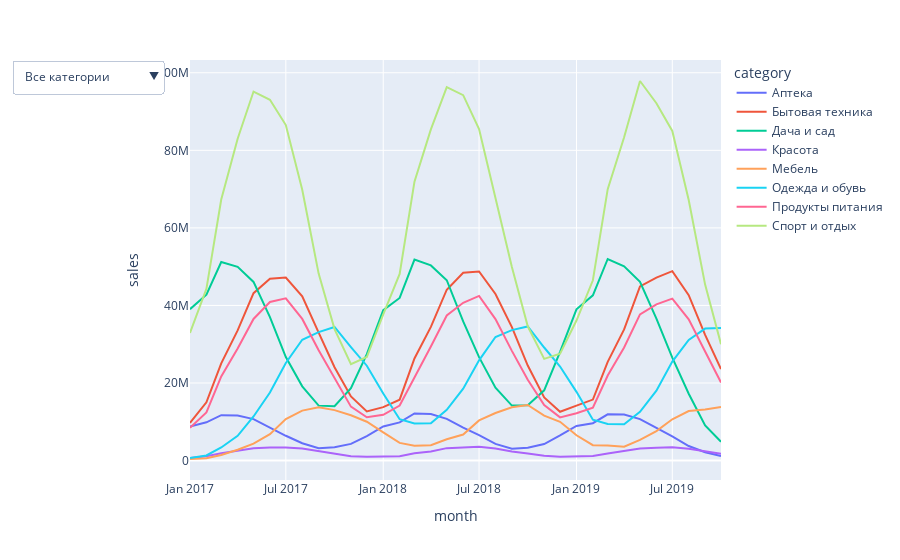

Write notebook code for a chart like this one.
### Code cell
fig = px.line(sales_category, x='month', y='sales', color='category')

fig.update_layout(
    updatemenus=[
        {
            "buttons": [{ "label": 'Все категории', "method": "restyle", "args": [{"visible": [True for _ in fig.data]}], }] +
            [
                {
                    "label": t.name,
                    "method": "restyle",
                    "args": [{"visible": [t2.name == t.name for t2 in fig.data]}],
                }
                for t in fig.data
            ]
        }
    ]
)

fig.show()

### Figure 1 — Plotly figure (JSON) as saved in the notebook; plotly's stock layout.template omitted (floating-point values rounded to 4 significant figures)
{"data": [{"hovertemplate": "category=Аптека<br>month=%{x}<br>sales=%{y}<extra></extra>", "legendgroup": "Аптека", "line": {"color": "#636efa", "dash": "solid"}, "marker": {"symbol": "circle"}, "mode": "lines", "name": "Аптека", "orientation": "v", "showlegend": true, "type": "scatter", "x": ["2017-01", "2017-02", "2017-03", "2017-04", "2017-05", "2017-06", "2017-07", "2017-08", "2017-09", "2017-10", "2017-11", "2017-12", "2018-01", "2018-02", "2018-03", "2018-04", "2018-05", "2018-06", "2018-07", "2018-08", "2018-09", "2018-10", "2018-11", "2018-12", "2019-01", "2019-02", "2019-03", "2019-04", "2019-05", "2019-06", "2019-07", "2019-08", "2019-09", "2019-10"], "xaxis": "x", "y": [8782967, 9869864, 11700650, 11627495, 10690326, 8426440, 6386744, 4470189, 3186419, 3430709, 4290027, 6309404, 8792255, 9836997, 12145873, 12021831, 10749731, 8488256, 6543714, 4282993, 3073434, 3290424, 4245470, 6471504, 8935502, 9629921, 11915346, 11854866, 10698644, 8403458, 6258400, 3750732, 2159648, 1181169], "yaxis": "y"}, {"hovertemplate": "category=Бытовая техника<br>month=%{x}<br>sales=%{y}<extra></extra>", "legendgroup": "Бытовая техника", "line": {"color": "#EF553B", "dash": "solid"}, "marker": {"symbol": "circle"}, "mode": "lines", "name": "Бытовая техника", "orientation": "v", "showlegend": true, "type": "scatter", "x": ["2017-01", "2017-02", "2017-03", "2017-04", "2017-05", "2017-06", "2017-07", "2017-08", "2017-09", "2017-10", "2017-11", "2017-12", "2018-01", "2018-02", "2018-03", "2018-04", "2018-05", "2018-06", "2018-07", "2018-08", "2018-09", "2018-10", "2018-11", "2018-12", "2019-01", "2019-02", "2019-03", "2019-04", "2019-05", "2019-06", "2019-07", "2019-08", "2019-09", "2019-10"], "xaxis": "x", "y": [9694190, 15021713, 25061273, 33550796, 43162995, 46906741, 47191858, 42359146, 33011697, 24071186, 16550950, 12677571, 13770831, 15691519, 26312595, 34475033, 44053990, 48431148, 48757580, 42951066, 34394929, 24495004, 16275410, 12577069, 14164895, 15721170, 25460254, 33825232, 44902931, 47172559, 48832013, 42645361, 32427809, 23595692], "yaxis": "y"}, {"hovertemplate": "category=Дача и сад<br>month=%{x}<br>sales=%{y}<extra></extra>", "legendgroup": "Дача и сад", "line": {"color": "#00cc96", "dash": "solid"}, "marker": {"symbol": "circle"}, "mode": "lines", "name": "Дача и сад", "orientation": "v", "showlegend": true, "type": "scatter", "x": ["2017-01", "2017-02", "2017-03", "2017-04", "2017-05", "2017-06", "2017-07", "2017-08", "2017-09", "2017-10", "2017-11", "2017-12", "2018-01", "2018-02", "2018-03", "2018-04", "2018-05", "2018-06", "2018-07", "2018-08", "2018-09", "2018-10", "2018-11", "2018-12", "2019-01", "2019-02", "2019-03", "2019-04", "2019-05", "2019-06", "2019-07", "2019-08", "2019-09", "2019-10"], "xaxis": "x", "y": [39043515, 42768569, 51184699, 49943893, 46067191, 36972442, 26694758, 19134540, 14160990, 13999429, 18673069, 27435572, 38778140, 41928427, 51829769, 50325072, 46497954, 35881650, 26660183, 18793190, 14176882, 14283745, 18105667, 28044346, 39012858, 42602260, 51979166, 50101574, 46078180, 36593417, 26546359, 17225211, 9068827, 4832673], "yaxis": "y"}, {"hovertemplate": "category=Красота<br>month=%{x}<br>sales=%{y}<extra></extra>", "legendgroup": "Красота", "line": {"color": "#ab63fa", "dash": "solid"}, "marker": {"symbol": "circle"}, "mode": "lines", "name": "Красота", "orientation": "v", "showlegend": true, "type": "scatter", "x": ["2017-01", "2017-02", "2017-03", "2017-04", "2017-05", "2017-06", "2017-07", "2017-08", "2017-09", "2017-10", "2017-11", "2017-12", "2018-01", "2018-02", "2018-03", "2018-04", "2018-05", "2018-06", "2018-07", "2018-08", "2018-09", "2018-10", "2018-11", "2018-12", "2019-01", "2019-02", "2019-03", "2019-04", "2019-05", "2019-06", "2019-07", "2019-08", "2019-09", "2019-10"], "xaxis": "x", "y": [672324, 1085697, 1872449, 2446006, 3141166, 3385860, 3367465, 3126300, 2432452, 1687710, 1126921, 969836, 975401, 1133533, 1875585, 2341511, 3200477, 3469198, 3534725, 3119244, 2344949, 1792371, 1261291, 954250, 1010075, 1148378, 1825382, 2440884, 3135569, 3312287, 3438547, 3015996, 2337402, 1735848], "yaxis": "y"}, {"hovertemplate": "category=Мебель<br>month=%{x}<br>sales=%{y}<extra></extra>", "legendgroup": "Мебель", "line": {"color": "#FFA15A", "dash": "solid"}, "marker": {"symbol": "circle"}, "mode": "lines", "name": "Мебель", "orientation": "v", "showlegend": true, "type": "scatter", "x": ["2017-01", "2017-02", "2017-03", "2017-04", "2017-05", "2017-06", "2017-07", "2017-08", "2017-09", "2017-10", "2017-11", "2017-12", "2018-01", "2018-02", "2018-03", "2018-04", "2018-05", "2018-06", "2018-07", "2018-08", "2018-09", "2018-10", "2018-11", "2018-12", "2019-01", "2019-02", "2019-03", "2019-04", "2019-05", "2019-06", "2019-07", "2019-08", "2019-09", "2019-10"], "xaxis": "x", "y": [399374, 603574, 1435583, 2780151, 4358001, 6793876, 10712285, 12885427, 13758472, 13004723, 11677764, 10006558, 7288381, 4548779, 3822692, 3955643, 5508079, 6720020, 10354975, 12259525, 13745191, 14326567, 11599992, 9980342, 6519625, 3959800, 3849313, 3577219, 5310815, 7588745, 10650874, 12777869, 13156141, 13842352], "yaxis": "y"}, {"hovertemplate": "category=Одежда и обувь<br>month=%{x}<br>sales=%{y}<extra></extra>", "legendgroup": "Одежда и обувь", "line": {"color": "#19d3f3", "dash": "solid"}, "marker": {"symbol": "circle"}, "mode": "lines", "name": "Одежда и обувь", "orientation": "v", "showlegend": true, "type": "scatter", "x": ["2017-01", "2017-02", "2017-03", "2017-04", "2017-05", "2017-06", "2017-07", "2017-08", "2017-09", "2017-10", "2017-11", "2017-12", "2018-01", "2018-02", "2018-03", "2018-04", "2018-05", "2018-06", "2018-07", "2018-08", "2018-09", "2018-10", "2018-11", "2018-12", "2019-01", "2019-02", "2019-03", "2019-04", "2019-05", "2019-06", "2019-07", "2019-08", "2019-09", "2019-10"], "xaxis": "x", "y": [641290, 1320154, 3375110, 6370857, 11358823, 17563751, 25147092, 31144505, 33135972, 34442072, 29281054, 24455824, 17310760, 10646766, 9546354, 9639206, 13088275, 18525386, 25836259, 31872959, 33632667, 34584741, 29152155, 24239693, 17716807, 10529585, 9440400, 9374759, 12580714, 18025553, 25519954, 31119721, 34024610, 34182060], "yaxis": "y"}, {"hovertemplate": "category=Продукты питания<br>month=%{x}<br>sales=%{y}<extra></extra>", "legendgroup": "Продукты питания", "line": {"color": "#FF6692", "dash": "solid"}, "marker": {"symbol": "circle"}, "mode": "lines", "name": "Продукты питания", "orientation": "v", "showlegend": true, "type": "scatter", "x": ["2017-01", "2017-02", "2017-03", "2017-04", "2017-05", "2017-06", "2017-07", "2017-08", "2017-09", "2017-10", "2017-11", "2017-12", "2018-01", "2018-02", "2018-03", "2018-04", "2018-05", "2018-06", "2018-07", "2018-08", "2018-09", "2018-10", "2018-11", "2018-12", "2019-01", "2019-02", "2019-03", "2019-04", "2019-05", "2019-06", "2019-07", "2019-08", "2019-09", "2019-10"], "xaxis": "x", "y": [8446497, 12392299, 21677166, 28888500, 36510693, 40888253, 41844412, 36524235, 28442337, 21229346, 13896011, 11160251, 11795227, 14171891, 21324404, 29408413, 37420768, 40672334, 42459111, 36474366, 28283874, 20858075, 14332922, 11133885, 12217647, 13624376, 21934874, 29149721, 37688351, 40273240, 41743781, 36433551, 28116560, 20127636], "yaxis": "y"}, {"hovertemplate": "category=Спорт и отдых<br>month=%{x}<br>sales=%{y}<extra></extra>", "legendgroup": "Спорт и отдых", "line": {"color": "#B6E880", "dash": "solid"}, "marker": {"symbol": "circle"}, "mode": "lines", "name": "Спорт и отдых", "orientation": "v", "showlegend": true, "type": "scatter", "x": ["2017-01", "2017-02", "2017-03", "2017-04", "2017-05", "2017-06", "2017-07", "2017-08", "2017-09", "2017-10", "2017-11", "2017-12", "2018-01", "2018-02", "2018-03", "2018-04", "2018-05", "2018-06", "2018-07", "2018-08", "2018-09", "2018-10", "2018-11", "2018-12", "2019-01", "2019-02", "2019-03", "2019-04", "2019-05", "2019-06", "2019-07", "2019-08", "2019-09", "2019-10"], "xaxis": "x", "y": [32904345, 44289332, 67302817, 82994196, 95161338, 93022869, 86520652, 69849826, 48208484, 33902618, 24852929, 26705819, 37718448, 48122145, 71918091, 85396847, 96302712, 94223920, 85479528, 67541890, 49886630, 34620261, 26220659, 27568785, 36104520, 46490966, 69982987, 83360370, 97880049, 92151395, 85003562, 67181759, 45367821, 29989939], "yaxis": "y"}], "layout": {"legend": {"title": {"text": "category"}, "tracegroupgap": 0}, "margin": {"t": 60}, "updatemenus": [{"buttons": [{"args": [{"visible": [true, true, true, true, true, true, true, true]}], "label": "Все категории", "method": "restyle"}, {"args": [{"visible": [true, false, false, false, false, false, false, false]}], "label": "Аптека", "method": "restyle"}, {"args": [{"visible": [false, true, false, false, false, false, false, false]}], "label": "Бытовая техника", "method": "restyle"}, {"args": [{"visible": [false, false, true, false, false, false, false, false]}], "label": "Дача и сад", "method": "restyle"}, {"args": [{"visible": [false, false, false, true, false, false, false, false]}], "label": "Красота", "method": "restyle"}, {"args": [{"visible": [false, false, false, false, true, false, false, false]}], "label": "Мебель", "method": "restyle"}, {"args": [{"visible": [false, false, false, false, false, true, false, false]}], "label": "Одежда и обувь", "method": "restyle"}, {"args": [{"visible": [false, false, false, false, false, false, true, false]}], "label": "Продукты питания", "method": "restyle"}, {"args": [{"visible": [false, false, false, false, false, false, false, true]}], "label": "Спорт и отдых", "method": "restyle"}]}], "xaxis": {"anchor": "y", "domain": [0, 1], "title": {"text": "month"}}, "yaxis": {"anchor": "x", "domain": [0, 1], "title": {"text": "sales"}}}}
